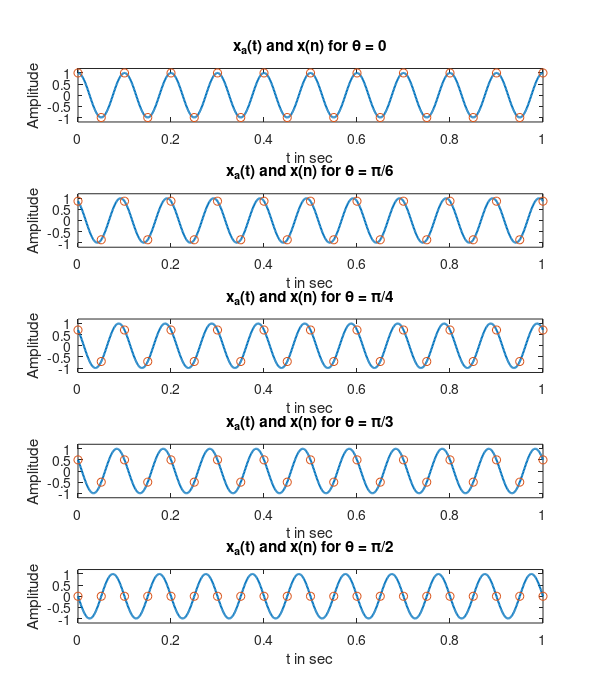

Here is the MATLAB script that generated this plot:
%(a) Plots of xa(t) and x(n) for θ = 0, π/6, π/4, π/3, π/2. Matlab script:
clc; close all; set(0,'defaultfigurepaperposition',[0,0,6,7]);
Hf_1 = figure; set(Hf_1,'NumberTitle','off','Name','P18-1');
Ts = 0.05; Fs = 1/Ts; Dt = 0.001; t = 0:Dt:1; n = [0:20]; nTs = n*Ts;
theta1 = 0; x_a1 = cos(20*pi*t+theta1); x1 = cos(20*pi*nTs+theta1);
subplot(5,1,1); plot(t,x_a1,'LineWidth',1.5); axis([0 1 -1.2 1.2]); hold on;
plot(nTs,x1,'o'); xlabel('t in sec');
title('x_a(t) and x(n) for \theta = 0');
ylabel('Amplitude');

theta2 = pi/6; x_a2 = cos(20*pi*t+theta2); x2 = cos(20*pi*nTs+theta2);
subplot(5,1,2); plot(t,x_a2,'LineWidth',1.5); axis([0 1 -1.2 1.2]); hold on;
plot(nTs,x2,'o'); xlabel('t in sec');
title('x_a(t) and x(n) for \theta = \pi/6');
ylabel('Amplitude');
theta3 = pi/4; x_a3 = cos(20*pi*t+theta3); x3 = cos(20*pi*nTs+theta3);
subplot(5,1,3); plot(t,x_a3,'LineWidth',1.5); axis([0 1 -1.2 1.2]); hold on;
plot(nTs,x3,'o'); xlabel('t in sec');
title('x_a(t) and x(n) for \theta = \pi/4');
ylabel('Amplitude');

theta4 = pi/3; x_a4 = cos(20*pi*t+theta4); x4 = cos(20*pi*nTs+theta4);
subplot(5,1,4); plot(t,x_a4,'LineWidth',1.5); axis([0 1 -1.2 1.2]); hold on;
plot(nTs,x4,'o'); xlabel('t in sec');
title('x_a(t) and x(n) for \theta = \pi/3');
ylabel('Amplitude');
theta5 = pi/2; x_a5 = cos(20*pi*t+theta5); x5 = cos(20*pi*nTs+theta5);
subplot(5,1,5); plot(t,x_a5,'LineWidth',1.5); axis([0 1 -1.2 1.2]); hold on;
plot(nTs,x5,'o'); xlabel('t in sec');
title('x_a(t) and x(n) for \theta = \pi/2');
ylabel('Amplitude');

